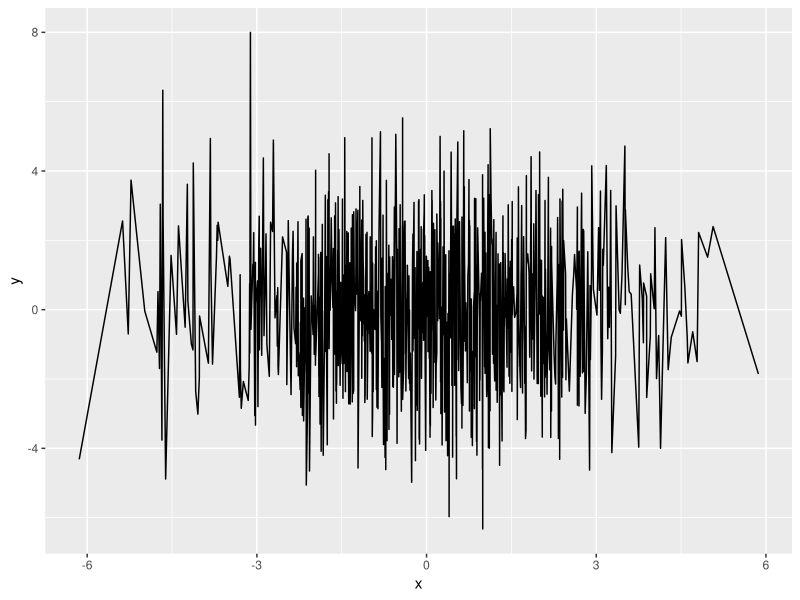

Here is the R script that generated this plot:
library(tidyverse)


tibble(x = rnorm(1000, sd=2), y = rnorm(1000, sd=2)) %>%
    ggplot() +
    geom_line(aes(x=x, y=y))
